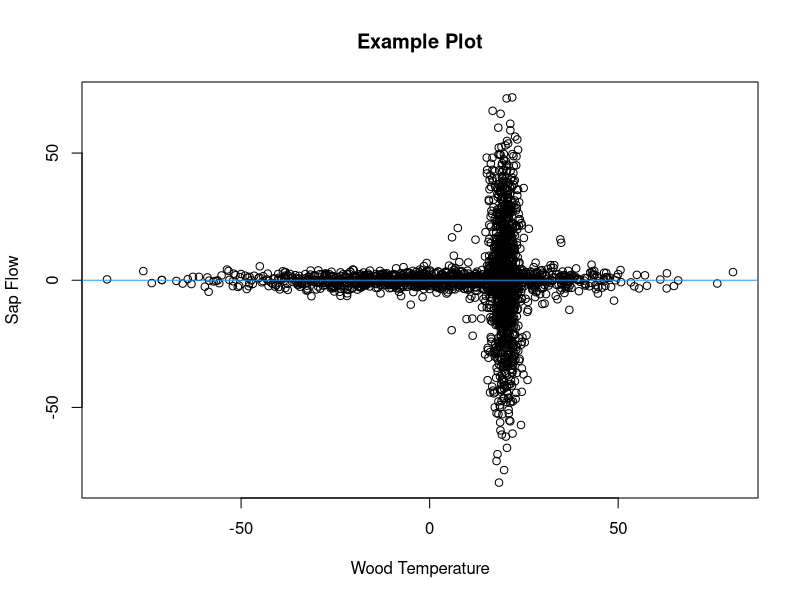

Source code (R): (Note: this script raises an error after producing the figure.)

# Finding Critical Points

# David Moore
# University of New Hampshire Ecohydrology Lab
# May 2023
# davidblakneymoore@gmail.com


# The Explanation

# There are situations where data points, when plotted, cluster around the
# horizontal axis except when they're near a particular value along that axis.
# A picture will help describe this situation.

Predictor_Variable <- c(rnorm(1000, 0, 25), rnorm(1000, 20, 2), rnorm(100, 20, 10))
Response_Variable <- c(rnorm(1000, 0, 2), rnorm(1000, 0, 25), rnorm(100, 0, 10))
Data_Frame <- data.frame(Predictor_Variable = Predictor_Variable, Response_Variable = Response_Variable)
plot(Response_Variable ~ Predictor_Variable, Data_Frame, main = 'Example Plot', xlab = 'Wood Temperature', ylab = 'Sap Flow')
abline(h = 0, col = 4)

# This figure is included in this repository - it's called 'Example Plot 1'.

# This made-up data mimics what I've seen in my studies on winter-dormant-
# season sap flow, where wood temperature is the predictor variable and sap
# flow is the response variable. At extreme wood temperature values, there is
# essentially no sap flow, but when wood temperature values approach a
# particular value (which is often species-specific), sap flows either upward
# or downward in deciduous hardwoods.

# In these scenarios, the value of the predictor variable at which the response
# variable is most variable is unknown. This value, which I'll call the
# 'critical value', must be identified and likely has physiological
# significance for the tree. Here, I propose a method to estimate these
# critical values.

# To estimate a critical value, I propose to split the plane of the plot up
# into four quadrants. The quadrants will come together at a point on the
# horizontal axis somewhere between the minimum and maximum values of the
# predictor variable.  These quadrants will be delineated by two lines that
# cross on the horizontal axis and that have slopes of equal magnitude but of
# different signs (in other words, the lines that delineate the quadrants are
# reflections of each other about the vertical line that passes through the
# point where the lines delineating the quadrant cross). Again, a figure will
# help to illustrate this concept.

Horizontal_Axis_Intercept_Interval <- 0.1
Slope_Interval <- 0.01
Angles <- seq((0 + Slope_Interval), ((pi / 2) - Slope_Interval), Slope_Interval)
Horizontal_Axis_Intercepts <- seq(min(Data_Frame$Predictor_Variable), max(Data_Frame$Predictor_Variable), by = Horizontal_Axis_Intercept_Interval)
i <- sample(seq_len(length((Horizontal_Axis_Intercepts))), 1)
j <- sample(seq_len(length(Angles)), 1)
Bottommost_Points <- ifelse(Data_Frame$Response_Variable < (tan(Angles[j]) * Data_Frame$Predictor_Variable + (-Horizontal_Axis_Intercepts[i] * tan(Angles[j]))) & Data_Frame$Response_Variable < -(tan(Angles[j]) * Data_Frame$Predictor_Variable + (-Horizontal_Axis_Intercepts[i] * tan(Angles[j]))), T, F)
Leftmost_Regions <- ifelse(Data_Frame$Response_Variable > (tan(Angles[j]) * Data_Frame$Predictor_Variable + (-Horizontal_Axis_Intercepts[i] * tan(Angles[j]))) & Data_Frame$Response_Variable < -(tan(Angles[j]) * Data_Frame$Predictor_Variable + (-Horizontal_Axis_Intercepts[i] * tan(Angles[j]))), T, F)
Topmost_Points <- ifelse(Data_Frame$Response_Variable > (tan(Angles[j]) * Data_Frame$Predictor_Variable + (-Horizontal_Axis_Intercepts[i] * tan(Angles[j]))) & Data_Frame$Response_Variable > -(tan(Angles[j]) * Data_Frame$Predictor_Variable + (-Horizontal_Axis_Intercepts[i] * tan(Angles[j]))), T, F)
Rightmost_Points <- ifelse(Data_Frame$Response_Variable < (tan(Angles[j]) * Data_Frame$Predictor_Variable + (-Horizontal_Axis_Intercepts[i] * tan(Angles[j]))) & Data_Frame$Response_Variable > -(tan(Angles[j]) * Data_Frame$Predictor_Variable + (-Horizontal_Axis_Intercepts[i] * tan(Angles[j]))), T, F)
Bottommost_Points <- Data_Frame[Bottommost_Points, ]
Leftmost_Regions <- Data_Frame[Leftmost_Regions, ]
Topmost_Points <- Data_Frame[Topmost_Points, ]
Rightmost_Points <- Data_Frame[Rightmost_Points, ]
plot(Response_Variable ~ Predictor_Variable, Data_Frame, main = 'Example Plot', xlab = 'Wood Temperature', ylab = 'Sap Flow')
points(Bottommost_Points$Predictor_Variable, Bottommost_Points$Response_Variable, col = 2)
points(Leftmost_Regions$Predictor_Variable, Leftmost_Regions$Response_Variable, col = 3)
points(Topmost_Points$Predictor_Variable, Topmost_Points$Response_Variable, col = 4)
points(Rightmost_Points$Predictor_Variable, Rightmost_Points$Response_Variable, col = 5)
abline(a = (-Horizontal_Axis_Intercepts[i] * tan(Angles[j])), b = (tan(Angles[j])))
abline(a = -(-Horizontal_Axis_Intercepts[i] * tan(Angles[j])), b = -(tan(Angles[j])))
abline(h = 0)

# An even better and more descriptive figure is included in this repository -
# it's called 'Example Plot 2.jpeg'.

# To find the critical value, two processes will happen. First, the lines
# delineating the quadrants will start at the leftmost data point and
# incrementally move rightward along the horizontal axis. Second, at each of
# the horizontal axis intercepts where these two lines meet, the angles of
# these lines will vary incrementally from 0 to pi / 2. For each combination of
# horizontal axis intercept and angle, a least-squares value will be
# calculated. This least-squares value will be the sum of the squared residuals
# from the topmost and bottommost quadrants (these residuals are the difference
# between the data points in these two quadrants and the vertical line that
# passes through the point where the lines delineating the quadrants cross)
# taken together and from the leftmost and rightmost quadrants (these residuals
# are the difference between the data points in these two quadrants and the
# horizontal axis) taken together. The critical point will be the value of the
# predictor variable that generates the minimum least-squares value.

# This function takes five arguments. The first two are required.

# The 'Predictor_Variable' argument specifies which variable will be treated as
# the variable on the horizontal axis. If the 'Data_Frame' argument is used to
# specify a data frame containing the predictor variable column, the
# 'Predictor_Variable' argument should not be written as a character string (it
# should not be surrounded by quotation marks). If the 'Data_Frame' argument is
# not used, the 'Predictor_Variable' argument should  be written as a character
# string, surrounded by quotation marks. This argument must be numeric and of
# the same length as the 'Response_Variable' argument.

# The 'Response_Variable' argument specifies which variable will be treated as
# the variable on the vertical axis. If the 'Data_Frame' argument is used to
# specify a data frame containing the response variable column, the
# 'Response_Variable' argument should not be written as a character string (it
# should not be surrounded by quotation marks). If the 'Data_Frame' argument is
# not used, the 'Response_Variable' argument should  be written as a character
# string, surrounded by quotation marks. This argument must be numeric and of
# the same length as the 'Predictor_Variable' argument.

# The 'Data_Frame' argument is optional and can be used to identify an object
# of class 'data.frame' that contains both the predictor and response
# variables.

# The 'Slope_Interval' argument specifies, in radians, how gradually slopes
# (angles) should increase from 0 to pi / 2. Smaller 'Slope_Interval' values
# will cause the function to take longer to run but will lead to more accurate
# critical values. This argument must be numeric, of length 1, and between 0
# and pi / 2.

# The 'Horizontal_Axis_Intercept_Interval' argument specifies, in whatever
# units the predictor variable is in, how gradually the quadrants shift from
# right to left. Smaller 'Horizontal_Axis_Intercept_Interval' values will cause
# the function to take longer to run but will lead to more accurate critical
# values. This argument must be numeric, of length 1, and between 0
# and the domain of the predictor variable.


# The Function

Function_for_Finding_the_Critical_Point <- function (Predictor_Variable, Response_Variable, Data_Frame, Slope_Interval = 0.01, Horizontal_Axis_Intercept_Interval = 0.1) {
  if (is.null(Data_Frame)) {
    if (!is.numeric(Predictor_Variable) | !is.numeric(Response_Variable)) {
      stop ("'Predictor_Variable' and 'Response_Variable' must be numeric variables.")
    }
    if (length(Predictor_Variable) != length(Response_Variable)) {
      stop ("'Predictor_Variable' and 'Response_Variable' must be of the same length.")
    }
    Predictor_Variable_Name <- deparse(substitute(Predictor_Variable))
    Response_Variable_Name <- deparse(substitute(Response_Variable))
    Data_Frame <- data.frame(Predictor_Variable = Predictor_Variable, Response_Variable = Response_Variable)
  } else if (!is.null(Data_Frame)) {
    if (class(Data_Frame) != 'data.frame') {
      stop ("'Data_Frame' must be of class 'data.frame'.")
    }
    Predictor_Variable_Name <- deparse(substitute(Predictor_Variable))
    Response_Variable_Name <- deparse(substitute(Response_Variable))
    Predictor_Variable <- Data_Frame[, deparse(substitute(Predictor_Variable))]
    Response_Variable <- Data_Frame[, deparse(substitute(Response_Variable))]
    if (!is.numeric(Predictor_Variable) | !is.numeric(Response_Variable)) {
      stop ("'Predictor_Variable' and 'Response_Variable' must be numeric variables.")
    }
    if (length(Predictor_Variable) != length(Response_Variable)) {
      stop ("'Predictor_Variable' and 'Response_Variable' must be of the same length.")
    }
    Data_Frame <- data.frame(Predictor_Variable = Predictor_Variable, Response_Variable = Response_Variable)
  }
  if (!is.numeric(Horizontal_Axis_Intercept_Interval)) {
    stop ("'Horizontal_Axis_Intercept_Interval' must be numeric.")
  }
  if (length(Horizontal_Axis_Intercept_Interval) != 1) {
    stop ("'Horizontal_Axis_Intercept_Interval' must be a single value.")
  }
  if (Horizontal_Axis_Intercept_Interval <= 0 | Horizontal_Axis_Intercept_Interval >= (max(Data_Frame$Predictor_Variable) - min(Data_Frame$Predictor_Variable))) {
    stop ("'Intercept_Interval' must be greater than 0 and smaller than the difference between the maximum and minimum values of the predictor variable.")
  }
  if (!is.numeric(Slope_Interval)) {
    stop ("'Slope_Interval' must be numeric.")
  }
  if (length(Slope_Interval) != 1) {
    stop ("'Slope_Interval' must be a single value.")
  }
  if (Slope_Interval <= 0 | Slope_Interval >= pi / 2) {
    stop ("'Slope_Interval' must be greater than 0 and less than pi / 2.")
  }
  Angles <- seq((0 + Slope_Interval), ((pi / 2) - Slope_Interval), Slope_Interval)
  Horizontal_Axis_Intercepts <- seq(min(Data_Frame$Predictor_Variable), max(Data_Frame$Predictor_Variable), by = Horizontal_Axis_Intercept_Interval)
  Output <- list(NULL)
  k <- 1
  for (i in seq_len(length(Horizontal_Axis_Intercepts))) {
    for (j in seq_len(length(Angles))) {
      Bottommost_Points <- ifelse(Data_Frame$Response_Variable < (tan(Angles[j]) * Data_Frame$Predictor_Variable + (-Horizontal_Axis_Intercepts[i] * tan(Angles[j]))) & Data_Frame$Response_Variable < -(tan(Angles[j]) * Data_Frame$Predictor_Variable + (-Horizontal_Axis_Intercepts[i] * tan(Angles[j]))), T, F)
      Leftmost_Regions <- ifelse(Data_Frame$Response_Variable > (tan(Angles[j]) * Data_Frame$Predictor_Variable + (-Horizontal_Axis_Intercepts[i] * tan(Angles[j]))) & Data_Frame$Response_Variable < -(tan(Angles[j]) * Data_Frame$Predictor_Variable + (-Horizontal_Axis_Intercepts[i] * tan(Angles[j]))), T, F)
      Topmost_Points <- ifelse(Data_Frame$Response_Variable > (tan(Angles[j]) * Data_Frame$Predictor_Variable + (-Horizontal_Axis_Intercepts[i] * tan(Angles[j]))) & Data_Frame$Response_Variable > -(tan(Angles[j]) * Data_Frame$Predictor_Variable + (-Horizontal_Axis_Intercepts[i] * tan(Angles[j]))), T, F)
      Rightmost_Points <- ifelse(Data_Frame$Response_Variable < (tan(Angles[j]) * Data_Frame$Predictor_Variable + (-Horizontal_Axis_Intercepts[i] * tan(Angles[j]))) & Data_Frame$Response_Variable > -(tan(Angles[j]) * Data_Frame$Predictor_Variable + (-Horizontal_Axis_Intercepts[i] * tan(Angles[j]))), T, F)
      Vertical_Points <- Data_Frame[Bottommost_Points | Topmost_Points, ]
      Vertical_Sum_of_Squared_Residuals <- sum((Vertical_Points$Predictor_Variable - Horizontal_Axis_Intercepts[i]) ^ 2)
      Horizontal_Points <- Data_Frame[Leftmost_Regions | Rightmost_Points, ]
      Horizontal_Sum_of_Squared_Residuals <- sum((Horizontal_Points$Response_Variable) ^ 2)
      Overall_Sum_of_Squared_Residuals <- Vertical_Sum_of_Squared_Residuals + Horizontal_Sum_of_Squared_Residuals
      Output[[k]] <- list(Horizontal_Axis_Intercept = Horizontal_Axis_Intercepts[i], Angle = Angles[j], Overall_Sum_of_Squared_Residuals = Overall_Sum_of_Squared_Residuals, Bottommost_Points_List = Data_Frame[Bottommost_Points, ], Leftmost_Points_List = Data_Frame[Leftmost_Regions, ], Topmost_Points_List = Data_Frame[Topmost_Points, ], Rightmost_Points_List = Data_Frame[Rightmost_Points, ], Vertical_Points = Vertical_Points, Horizontal_Points = Horizontal_Points)
      k <- k + 1
    }
  }
  Output[[which.min(sapply(Output, `[`, 'Overall_Sum_of_Squared_Residuals'))]]
}


# An Example

# Let's see if we can identify the critical point for the made-up data we
# generated in the 'The Explanation' section.

(Critical_Point <- Function_for_Finding_the_Critical_Point(Predictor_Variable, Response_Variable, Data_Frame))
plot(Response_Variable ~ Predictor_Variable, Data_Frame, main = 'Example Plot', xlab = 'Wood Temperature', ylab = 'Sap Flow')
abline(v = Critical_Point$Horizontal_Axis_Intercept, col = 4)

# I think the function did a nice job!
